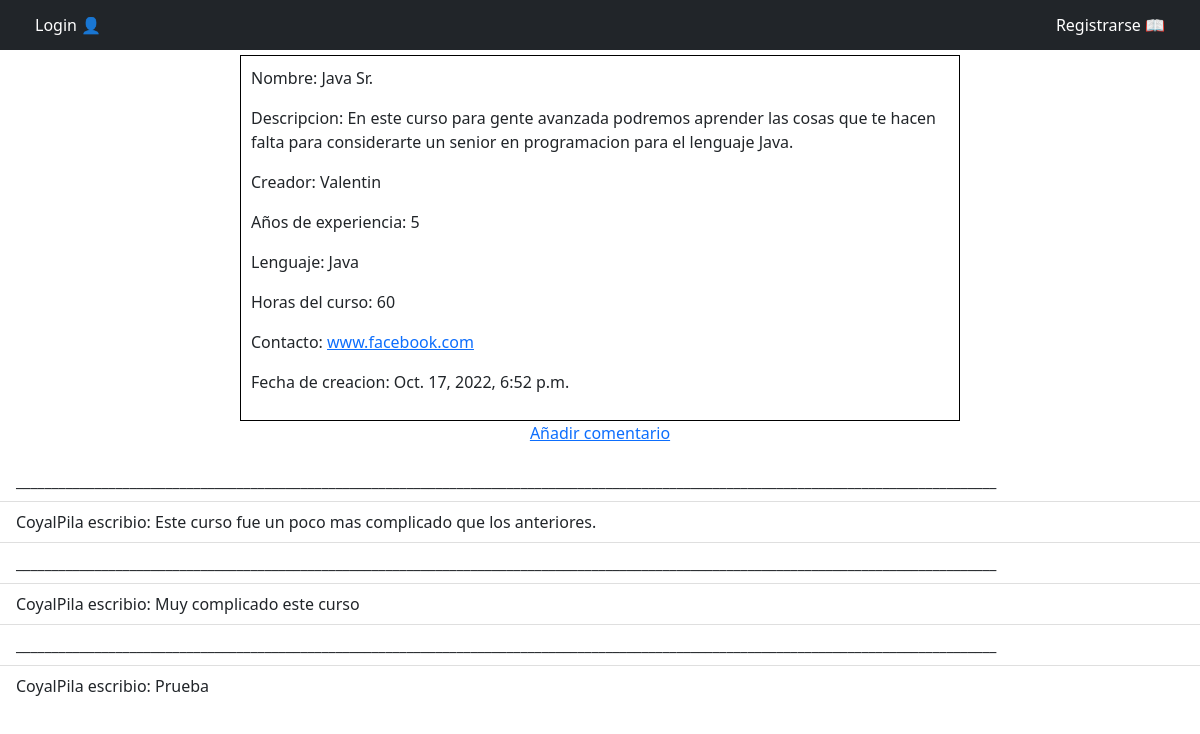
The app's page /curso/2/ with its own data.
### Cursos/models.py (models this page shows, shortened)
class Curso(models.Model):
    Nombre = models.CharField(max_length=50)
    Descripcion = models.TextField(max_length=300)
    Creador = models.ForeignKey(get_user_model(), on_delete=models.CASCADE)
    Experiencia = models.IntegerField()
    Lenguaje = models.ForeignKey(Lenguaje, on_delete=models.CASCADE)
    Horas = models.IntegerField()
    Contacto = models.CharField(max_length=50)
    FechaCreacion = models.DateTimeField(auto_now_add=True)

class Lenguaje(models.Model):
    Nombre = models.CharField(max_length=50)
    Historia = models.TextField(max_length=200)
    def __str__(self):
        return self.Nombre

class Comentarios(models.Model):
    curso = models.ForeignKey(
        Curso,
        on_delete = models.CASCADE,
        related_name='comentarios',
    )
    comentario = models.CharField(max_length=200)
    creador = models.ForeignKey(
        get_user_model(),
        on_delete = models.CASCADE,
    )

### users/models.py (models this page shows)
class CostumUser(AbstractUser):
    Nombre = models.CharField(max_length=30)
    edad = models.IntegerField(null=True, blank=True)
    pais = models.CharField(max_length=30)

### Cursos/views.py (the view)
# urls.py: path('curso/<int:pk>/', CursosPageDetail.as_view(), name='curso_detalle'),
class CursosPageDetail(DetailView):
    template_name = 'cursos_detalle.html'
    model = Curso
    context_object_name = 'Curso_Completo'

### Cursos/templates/cursos_detalle.html (shortened to what this page needs)
{% extends 'base.html' %}
{% block content %}
    <div style="margin:auto; width: 60%; border: 1px solid #000000; padding: 10px; margin-top: 5px;">
        <p class="">Nombre: {{Curso_Completo.Nombre}}</p>
        <p class="">Descripcion: {{Curso_Completo.Descripcion}}</p>
        <p class="">Creador: {{Curso_Completo.Creador}}</p>
        <p class="">Años de experiencia: {{Curso_Completo.Experiencia}}</p>
        <p class="">Lenguaje: {{Curso_Completo.Lenguaje}}</p>
        <p class="">Horas del curso: {{Curso_Completo.Horas}}</p>
        <p class="">Contacto: <a href="#">{{Curso_Completo.Contacto}}</a></p>
        <p class="">Fecha de creacion: {{Curso_Completo.FechaCreacion}}</p>
    </div>
    {% if user.is_superuser %}
        <p class="text-center">
            <a href="{% url 'curso_editar' Curso_Completo.pk %}">Editar Curso</a> |
            <a href="{% url 'curso_delete' Curso_Completo.pk %}">Eliminar Curso</a> |
            <a href="{% url 'comentarios_nuevo' Curso_Completo.pk %}">Añadir comentario</a>
        </p>
        <ul class="list-group list-group-flush">
            {% for comentario in Curso_Completo.comentarios.all %}
                <li class="list-group-item">__________________________________________________________________________________________________________________________________________</li>
                <li class="list-group-item">{{comentario.creador}} escribio: {{comentario.comentario}}
                    <a href="#" style="text-align: right;">Eliminar</a>
                </li>
            {% endfor %}
        </ul>
    {% else %}
        <p class="text-center">
            <a href="{% url 'comentarios_nuevo' Curso_Completo.pk %}">Añadir comentario</a>
        </p>
        <ul class="list-group list-group-flush">
            {% for comentario in Curso_Completo.comentarios.all %}
            <li class="list-group-item">__________________________________________________________________________________________________________________________________________</li>
            <li class="list-group-item">{{comentario.creador}} escribio: {{comentario.comentario}}</li>
            {% endfor %}
        </ul>
    {% endif %}
{% endblock %}

### Cursos/templates/base.html
{% load static %}
<header>
    <link rel="stylesheet" href="{% static 'css/bootcss/bootstrap.css' %}">
    <nav class="navbar navbar-dark bg-dark">
    {% if user.is_authenticated %}
        {% if user.is_superuser %}
            <a class="nav-link" style="color: white; margin-left: 50px;" href="{% url 'home' %}">Inicio</a>
            <a class="nav-link" href="{% url 'curso' %}" style="color: white;">Cursos disponibles</a>
            <a class="nav-link" href="{% url 'curso_nuevo' %}" style="color: white;">Añadir Curso</a>
            <a class="nav-link disabled" style="color: white; padding: 5px;">Usuario: {{ user.username }}</a>
            <a class="nav-link" href="{% url 'admin:password_change' %}" style="color: white; padding: 5px;">Cambiar contraseña</a>
            <a class="nav-link" style="color: white; margin-right: 80px; padding: 5px;" href="{% url 'logout' %}">Log out 🚪</a>
        {% else %}
            <a class="nav-link" style="color: white; margin-left: 50px;" href="{% url 'home' %}">Inicio</a>
            <a class="nav-link" href="{% url 'curso' %}" style="color: white;">Cursos disponibles</a>
            <a class="nav-link disabled" style="color: white; padding: 5px;">Usuario: {{ user.username }}</a>
            <a class="nav-link" href="{% url 'admin:password_change' %}" style="color: white; padding: 5px;">Cambiar contraseña</a>
            <a class="nav-link" style="color: white; margin-right: 80px; padding: 5px;" href="{% url 'logout' %}">Log out 🚪</a>
        {% endif %}
        </div>
    {% else %}
        <a class="nav-link" style="color: white; margin-left: 30px; padding: 5px;" href="{% url 'login' %}"> Login 👤</a>
        <a class="nav-link" style="color: white; margin-right: 30px; padding: 5px;" href="{% url 'signup' %}"> Registrarse 📖</a>
    {% endif %}
    </nav>
</header>
{% block content %}
{% endblock content %}

### records on screen
Curso: Nombre "Java Sr.", Descripcion "En este curso para gente avanzada podremos aprender las cosas que te hacen falta para considerarte un senior en programacion para el lenguaje Java.", Creador "Valentin", Experiencia "5", Lenguaje "Java", Horas "60", Contacto "www.facebook.com", FechaCreacion "Oct. 17, 2022, 6:52 p.m."
Comentarios: creador "CoyalPila", comentario "Este curso fue un poco mas complicado que los anteriores."
Comentarios: creador "CoyalPila", comentario "Muy complicado este curso"
Comentarios: creador "CoyalPila", comentario "Prueba"
